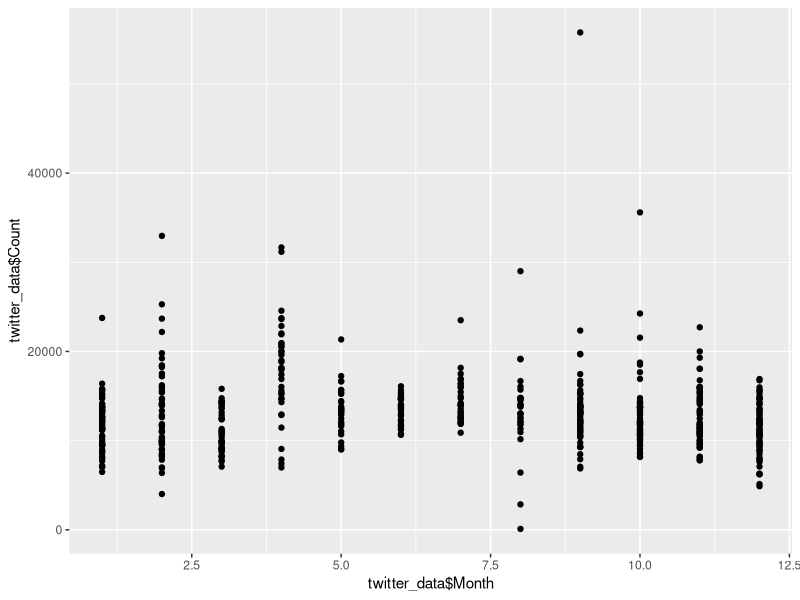

Here is the R script that generated this plot:
twitter_data <- read.csv("intermediate_data.txt", encoding="UTF-*", stringsAsFactors = FALSE, header = FALSE)
twitter_data[,5] <- NULL
colnames(twitter_data) <- c("Month", "Day", "Year", "Count")

library(ggplot2)

qplot(twitter_data$Month, twitter_data$Count)